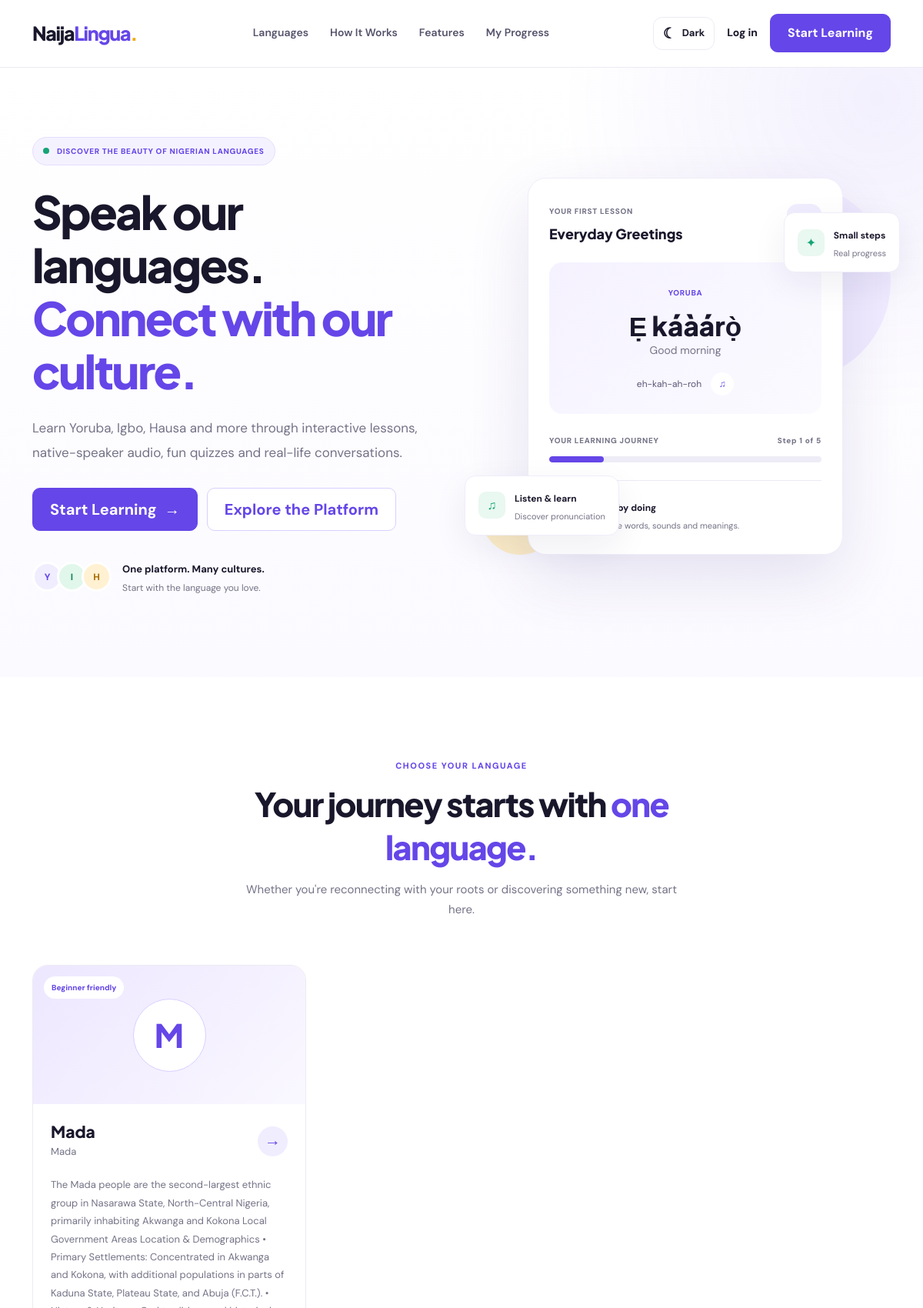
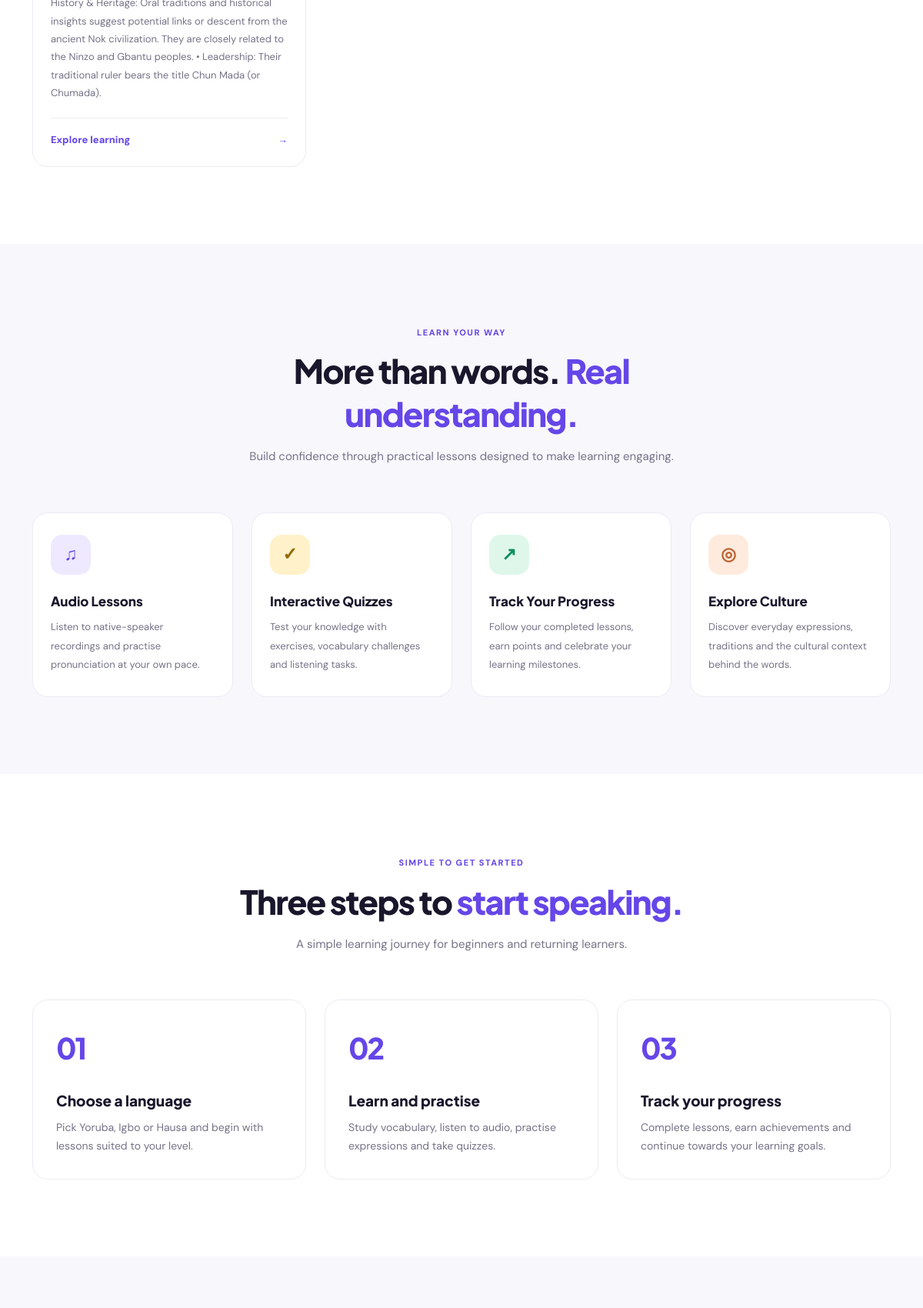
The page / (upper part) on the database its author committed (2 pictures, top to bottom).
### languages/models.py (models this page shows, shortened)
class Language(models.Model):
    name = models.CharField(max_length=100, unique=True)
    native_name = models.CharField(max_length=100)
    slug = models.SlugField(max_length=120, unique=True, blank=True)
    description = models.TextField()
    image = models.ImageField(
        upload_to="languages/",
        blank=True,
        null=True,
    )
    is_active = models.BooleanField(default=True)
    display_order = models.PositiveIntegerField(default=0)
    created_at = models.DateTimeField(auto_now_add=True)
    class Meta:
        ordering = ["display_order", "name"]
        verbose_name = "Language"
        verbose_name_plural = "Languages"

### core/views.py (the view)
# urls.py: 2. Add a URL to urlpatterns:  path('', views.home, name='home')
def home(request):
    languages = Language.objects.filter(is_active=True)
    context = {
        "languages": languages,
    }
    return render(request, "core/home.html", context)

### templates/core/home.html (shortened to what this page needs)
{% extends "base.html" %}
{% block content %}
<section class="hero-section">
    <div class="container">
        <div class="row align-items-center g-5">
            <div class="col-lg-6">
                <div class="hero-badge">
                    <span class="badge-dot"></span>
                    DISCOVER THE BEAUTY OF NIGERIAN LANGUAGES
                </div>
                <h1 class="hero-title">
                    Speak our languages.
                    <span>Connect with our culture.</span>
                </h1>
                <p class="hero-description">
                    Learn Yoruba, Igbo, Hausa and more through
                    interactive lessons, native-speaker audio,
                    fun quizzes and real-life conversations.
                </p>
                <div class="hero-actions">
                    <a href="#languages" class="btn btn-brand btn-lg">
                        Start Learning
                        <span aria-hidden="true">&rarr;</span>
                    </a>
                    <a href="#how-it-works"
                       class="btn btn-outline-brand btn-lg">
                        Explore the Platform
                    </a>
                </div>
                <div class="hero-trust">
                    <div class="trust-avatars" aria-hidden="true">
                        <span>Y</span>
                        <span>I</span>
                        <span>H</span>
                    </div>
                    <div>
                        <strong>One platform. Many cultures.</strong>
                        <p>Start with the language you love.</p>
                    </div>
                </div>
            </div>
            <div class="col-lg-6">
                <div class="hero-visual">
                    <div class="learning-card">
                        <div class="learning-card-top">
                            <div>
                                <span class="small-label">
                                    YOUR FIRST LESSON
                                </span>
                                <h5>Everyday Greetings</h5>
                            </div>
                            <span class="lesson-icon">♫</span>
                        </div>
                        <div class="language-example">
                            <span class="example-language">YORUBA</span>
                            <h2>Ẹ káàárọ̀</h2>
                            <p>Good morning</p>
                            <div class="pronunciation">
                                <span>eh-kah-ah-roh</span>
                                <span class="sound-icon"
                                      aria-hidden="true">♫</span>
                            </div>
                        </div>
                        <div class="learning-progress">
                            <div class="progress-info">
                                <span>YOUR LEARNING JOURNEY</span>
                                <span>Step 1 of 5</span>
                            </div>
                            <div class="progress-track">
                                <div class="progress-fill"></div>
                            </div>
                        </div>
                        <div class="learning-tip">
                            <span class="tip-icon">✦</span>
                            <div>
                                <strong>Learn by doing</strong>
                                <p>Practice words, sounds and meanings.</p>
                            </div>
                        </div>
                    </div>
                    <div class="floating-note note-top">
                        <span class="note-icon">✦</span>
                        <div>
                            <strong>Small steps</strong>
                            <p>Real progress</p>
                        </div>
                    </div>
                    <div class="floating-note note-bottom">
                        <span class="note-icon">♫</span>
                        <div>
                            <strong>Listen & learn</strong>
                            <p>Discover pronunciation</p>
                        </div>
                    </div>
                </div>
            </div>
        </div>
    </div>
</section>
<section class="languages-section section-padding" id="languages">
    <div class="container">
        <div class="section-heading text-center">
            <span class="section-eyebrow">CHOOSE YOUR LANGUAGE</span>
            <h2>
                Your journey starts with
                <span>one language.</span>
            </h2>
            <p>
                Whether you're reconnecting with your roots or
                discovering something new, start here.
            </p>
        </div>
        <div class="row g-4 mt-3">
            {% for language in languages %}
            <div class="col-md-6 col-lg-4">
                <article class="language-card">
                    <div class="language-card-image">
                        {% if language.image %}
                            <img src="{{ language.image.url }}"
                                 alt="{{ language.name }} language">
                        {% else %}
                            <div class="language-placeholder">
                                <span>
                                    {{ language.native_name|default:language.name|slice:":1" }}
                                </span>
                            </div>
                        {% endif %}
                        <span class="language-tag">
                            Beginner friendly
                        </span>
                    </div>
                    <div class="language-card-body">
                        <div class="language-heading">
                            <div>
                                <h3>{{ language.name }}</h3>
                                <p>{{ language.native_name }}</p>
                            </div>
                            <span class="language-arrow"
                                  aria-hidden="true">&rarr;</span>
                        </div>
                        <p class="language-description">
                            {{ language.description }}
                        </p>
                        <a href="#how-it-works"
                           class="language-link">
                            Explore learning
                            <span aria-hidden="true">&rarr;</span>
                        </a>
                    </div>
                </article>
            </div>
            {% endfor %}
        </div>
    </div>
</section>
<section class="features-section section-padding" id="features">
    <div class="container">
        <div class="section-heading text-center">
            <span class="section-eyebrow">LEARN YOUR WAY</span>
            <h2>
                More than words.
                <span>Real understanding.</span>
            </h2>
            <p>
                Build confidence through practical lessons
                designed to make learning engaging.
            </p>
        </div>
        <div class="row g-4 mt-3">
            <div class="col-md-6 col-lg-3">
                <div class="feature-card">
                    <div class="feature-icon icon-purple">♫</div>
                    <h3>Audio Lessons</h3>
                    <p>
                        Listen to native-speaker recordings and
                        practise pronunciation at your own pace.
                    </p>
                </div>
            </div>
            <div class="col-md-6 col-lg-3">
                <div class="feature-card">
                    <div class="feature-icon icon-yellow">✓</div>
                    <h3>Interactive Quizzes</h3>
                    <p>
                        Test your knowledge with exercises,
                        vocabulary challenges and listening tasks.
                    </p>
                </div>
            </div>
            <div class="col-md-6 col-lg-3">
                <div class="feature-card">
                    <div class="feature-icon icon-green">↗</div>
                    <h3>Track Your Progress</h3>
                    <p>
                        Follow your completed lessons, earn points
                        and celebrate your learning milestones.
                    </p>
                </div>
            </div>
            <div class="col-md-6 col-lg-3">
                <div class="feature-card">
                    <div class="feature-icon icon-orange">◎</div>
                    <h3>Explore Culture</h3>
                    <p>
                        Discover everyday expressions, traditions
                        and the cultural context behind the words.
                    </p>
                </div>
            </div>
        </div>
    </div>
</section>
<section class="how-section section-padding" id="how-it-works">
    <div class="container">
        <div class="section-heading text-center">
            <span class="section-eyebrow">SIMPLE TO GET STARTED</span>
            <h2>
                Three steps to
                <span>start speaking.</span>
            </h2>
            <p>
                A simple learning journey for beginners
                and returning learners.
            </p>
        </div>
        <div class="row g-4 mt-3">
            <div class="col-md-4">
                <div class="step-card">
                    <span class="step-number">01</span>
                    <h3>Choose a language</h3>
                    <p>
                        Pick Yoruba, Igbo or Hausa and begin
                        with lessons suited to your level.
                    </p>
                </div>
            </div>
            <div class="col-md-4">
                <div class="step-card">
                    <span class="step-number">02</span>
                    <h3>Learn and practise</h3>
                    <p>
                        Study vocabulary, listen to audio,
                        practise expressions and take quizzes.
                    </p>
                </div>
            </div>
            <div class="col-md-4">
                <div class="step-card">
                    <span class="step-number">03</span>
                    <h3>Track your progress</h3>
                    <p>
                        Complete lessons, earn achievements
                        and continue towards your learning goals.
                    </p>
                </div>
            </div>
        </div>
    </div>
</section>
<section class="cta-section">
</section>
{% endblock %}

### rows shown on the page
Language: native_name "M", name "Mada", native_name "Mada", description "The Mada people are the second-largest ethnic group in Nasarawa State, North-Central Nigeria, primarily inhabiting Akwanga and Kokona Local Government Areas Location & Demographics • Primary Settlements: Concentrated in Akwanga and Kokona, with additional populations in parts of Kaduna State, Plateau State, and Abuja (F.C.T.). • History & Heritage: Oral traditions and historical insights suggest potential links or descent from the ancient Nok civilization. They are closely related to the Ninzo and Gbantu peoples. • Leadership: Their traditional ruler bears the title Chun Mada (or Chumada)."
